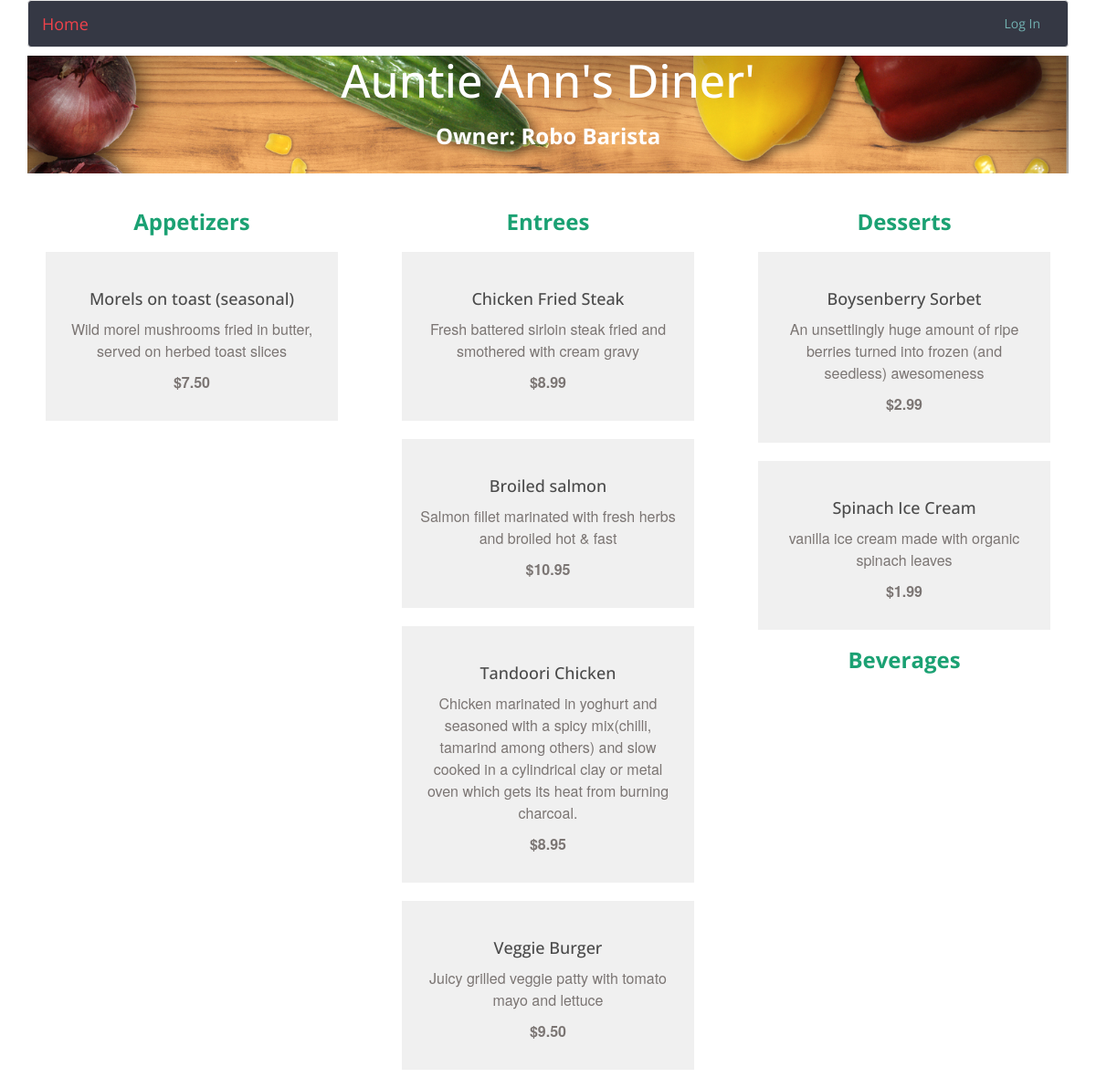
Screenshot of /restaurant/7/menu/ with the database file from the repository.
### database_setup.py (models this page shows, shortened)
class Restaurant(Base):
    __tablename__ = 'restaurant'
    id = Column(Integer, primary_key=True)
    name = Column(String(250), nullable=False)
    user_id = Column(Integer, ForeignKey('user.id'))
    user = relationship(User)

class User(Base):
    __tablename__ = 'user'
    id = Column(Integer, primary_key=True)
    name = Column(String(250), nullable=False)
    email = Column(String(250), nullable=False)
    picture = Column(String(250))

class MenuItem(Base):
    __tablename__ = 'menu_item'
    name = Column(String(80), nullable=False)
    id = Column(Integer, primary_key=True)
    description = Column(String(250))
    price = Column(String(8))
    course = Column(String(250))
    restaurant_id = Column(Integer, ForeignKey('restaurant.id'))
    restaurant = relationship(Restaurant)
    user_id = Column(Integer, ForeignKey('user.id'))
    user = relationship(User)

### project.py (the view, shortened to what this page needs)
@app.route('/restaurant/<int:restaurant_id>/')
@app.route('/restaurant/<int:restaurant_id>/menu/')
def showMenu(restaurant_id):
    restaurant = session.query(Restaurant).filter_by(id=restaurant_id).one()
    creator = getUserInfo(restaurant.user_id)
    items = session.query(MenuItem).filter_by(
        restaurant_id=restaurant_id).all()
    if ('username' not in login_session or
            creator.id != login_session['user_id']):
        return render_template(
            'publicmenu.html',
            items=items,
            restaurant=restaurant,
            creator=creator
            )

### project.py (called while the page is built)
def getUserInfo(user_id):
    user = session.query(User).filter_by(id=user_id).one()
    return user

### templates/publicmenu.html (shortened to what this page needs)
{% extends "base.html" %}
{% block body %}
    <div class="container">
        <div class="title">
            <h1>{{ restaurant.name }}</h1>
            <h2>Owner: {{ creator.name }}</h2>
        </div>
    {% if items != [] %}
        <div class="row">
            <div class="col-md-4">
                <h2>Appetizers</h2>
                    {% for i in items %}
                        {% if i.course == 'Appetizer' %}
                            <div class="menu-item">
                                <h3>{{i.name}}</h3>
                                <p>{{i.description}}</p>
                                <p class="menu-price">{{i.price}}</p>
                            </div>
                        {% endif %}
                    {% endfor %}
            </div>
            <div class="col-md-4">
                <h2>Entrees</h2>
                    {% for i in items %}
                        {% if i.course == 'Entree' %}
                        <div class="menu-item">
                            <h3>{{i.name}}</h3>
                            <p>{{i.description}}</p>
                            <p class="menu-price">{{i.price}}</p>
                        </div>
                        {% endif %}
                    {% endfor %}
            </div>
            <div class="col-md-4">
                <h2>Desserts</h2>
                    {% for i in items %}
                        {% if i.course == 'Dessert' %}
                        <div class="menu-item">
                            <h3>{{i.name}}</h3>
                            <p>{{i.description}}</p>
                            <p class="menu-price">{{i.price}}</p>
                        </div>
                        {% endif %}
                    {% endfor %}
                <h2>Beverages</h2>
            </div>
        </div>
    {% endif %}
    </div>
{% endblock %}

### static/css/style.css (style rules this page uses)
* { font-family: 'Open Sans', sans-serif; }
h1 { font-size: 50px; color: white; margin: 10px; }
.title h2 { color: white; }
h2 { text-align: center; font-size: 24px; color: #1BA173; font-weight: 700; }
h3 { font-size: 18px; color: #4A4A4A; line-height: 23px; }
p { font-family: "Helvetica Neue", Roboto, Helvetica, Arial, sans-serif; font-size: 16px; color: #7B7573; line-height: 24px; font-weight: 400; }
.menu-item { text-align: center; background: #F0F0F0; padding: 20px; margin: 20px; }
.menu-price { font-weight: 700; }
.title { text-align: center; background-image: url(../image/food.jpg); background-size: cover; margin-bottom: 20px; min-height: 129px; }

### rows the page displays
Restaurant: name "Auntie Ann's Diner'"
User: name "Robo Barista"
MenuItem: name "Morels on toast (seasonal)", description "Wild morel mushrooms fried in butter, served on herbed toast slices", price "$7.50"
MenuItem: name "Chicken Fried Steak", description "Fresh battered sirloin steak fried and smothered with cream gravy", price "$8.99"
MenuItem: name "Broiled salmon", description "Salmon fillet marinated with fresh herbs and broiled hot & fast", price "$10.95"
MenuItem: name "Tandoori Chicken", description "Chicken marinated in yoghurt and seasoned with a spicy mix(chilli, tamarind among others) and slow cooked in a cylindrical clay or metal oven which gets its heat from burning charcoal.", price "$8.95"
MenuItem: name "Veggie Burger", description "Juicy grilled veggie patty with tomato mayo and lettuce", price "$9.50"
MenuItem: name "Boysenberry Sorbet", description "An unsettlingly huge amount of ripe berries turned into frozen (and seedless) awesomeness", price "$2.99"
MenuItem: name "Spinach Ice Cream", description "vanilla ice cream made with organic spinach leaves", price "$1.99"
